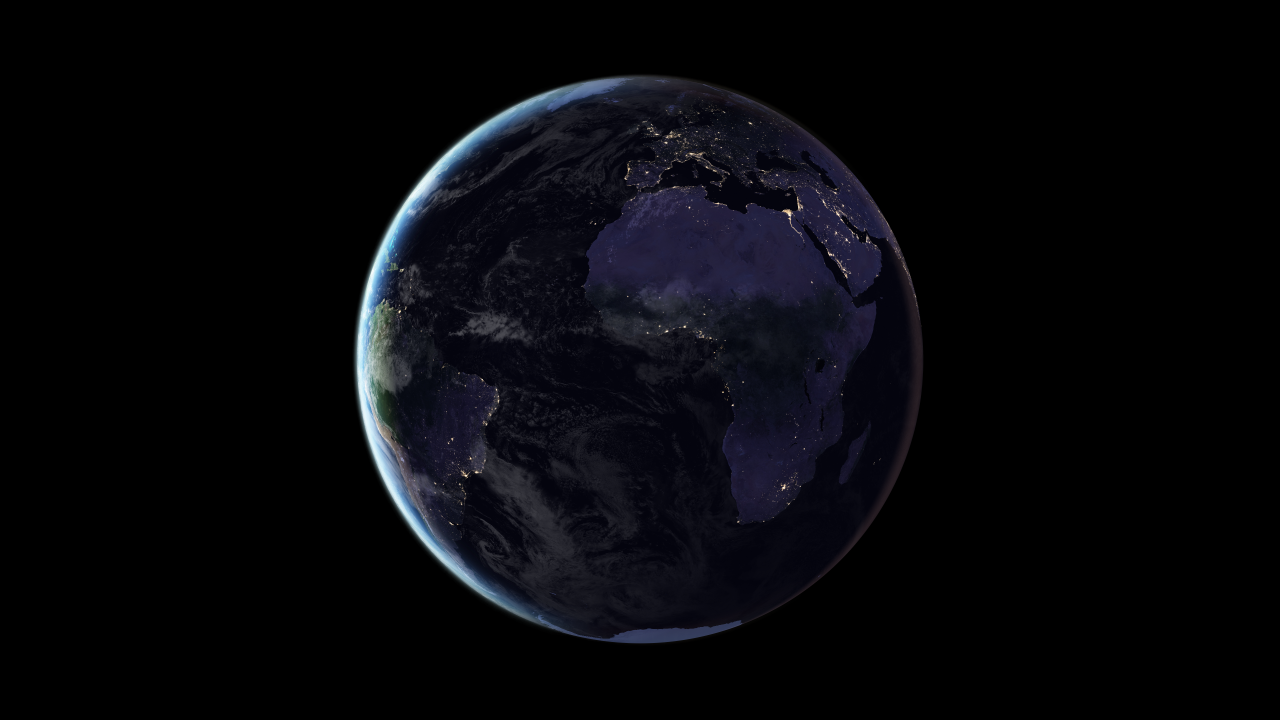
#> input picture test_images/BlackMarble2016_00066.png, 3840 x 2160 px, found by its file name (shown at 1/3 size); its folder holds 4 pictures in this run
$ python image_filtering.py
#> lines starting #> are read from the running program, lines starting #| are printed output that depends on the picture
import cv2
import numpy as np
import matplotlib.pyplot as plt
import os


def load_images_from_folder(folder_path):
    """
    Load all images from a specified folder into a list.

    Args:
        folder_path (str): Path to the folder containing images.

    Returns:
        images (list): List of loaded images as NumPy arrays.
    """
#> called with folder_path = 'test_images'
    images = []
    valid_extensions = ('.jpg', '.jpeg', '.png', '.bmp', '.tiff')  # Supported image formats

    for file_name in os.listdir(folder_path):
        if file_name.lower().endswith(valid_extensions):  # Check for valid image extensions
            file_path = os.path.join(folder_path, file_name)
            image = cv2.imread(file_path)  # Read the image using OpenCV
#> image is the input picture: shape (2160, 3840, 3); mean B, G, R 11.1, 7.4, 7.1
            if image is not None:
                images.append(image)

    return images

# Example usage
folder_path = "test_images"  # Replace with your folder path
image_list = load_images_from_folder(folder_path)

# Print the number of loaded images
print(f"Loaded {len(image_list)} images from the folder.")


# Function to perform channel mixing
def channel_mix(image):
    original = image
    flat_mono_mix = cv2.cvtColor(image, cv2.COLOR_BGR2GRAY)  # R+G+B as grayscale
    red_channel = image[:, :, 2]
    two_r_minus_b = 2 * image[:, :, 2] - image[:, :, 0]  # 2*R - B
    r_plus_g_minus_b = image[:, :, 2] + image[:, :, 1] - image[:, :, 0]  # R + G - B

    return original, flat_mono_mix, red_channel, two_r_minus_b, r_plus_g_minus_b

# Process each image
results = []
for image in image_list:
    results.append(channel_mix(image))
#> this loop made 4 passes
#> pass 1, in channel_mix, `flat_mono_mix = cv2.cvtColor(image, cv2.COLOR_BGR2GRAY)`:
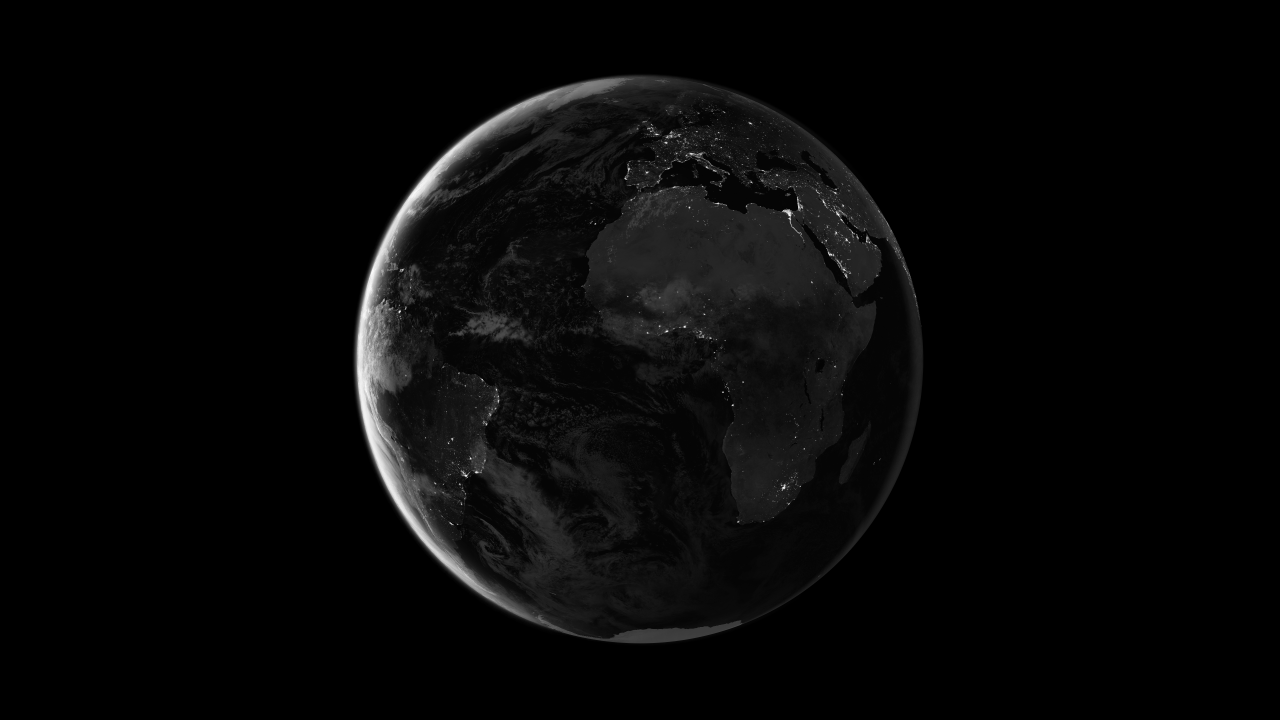
#> flat_mono_mix: shape (2160, 3840) (shown at 1/3 size); min 0, max 255, mean 7.7
#> pass 1, in channel_mix, `two_r_minus_b = 2 * image[:, :, 2] - image[:, :, 0]`:
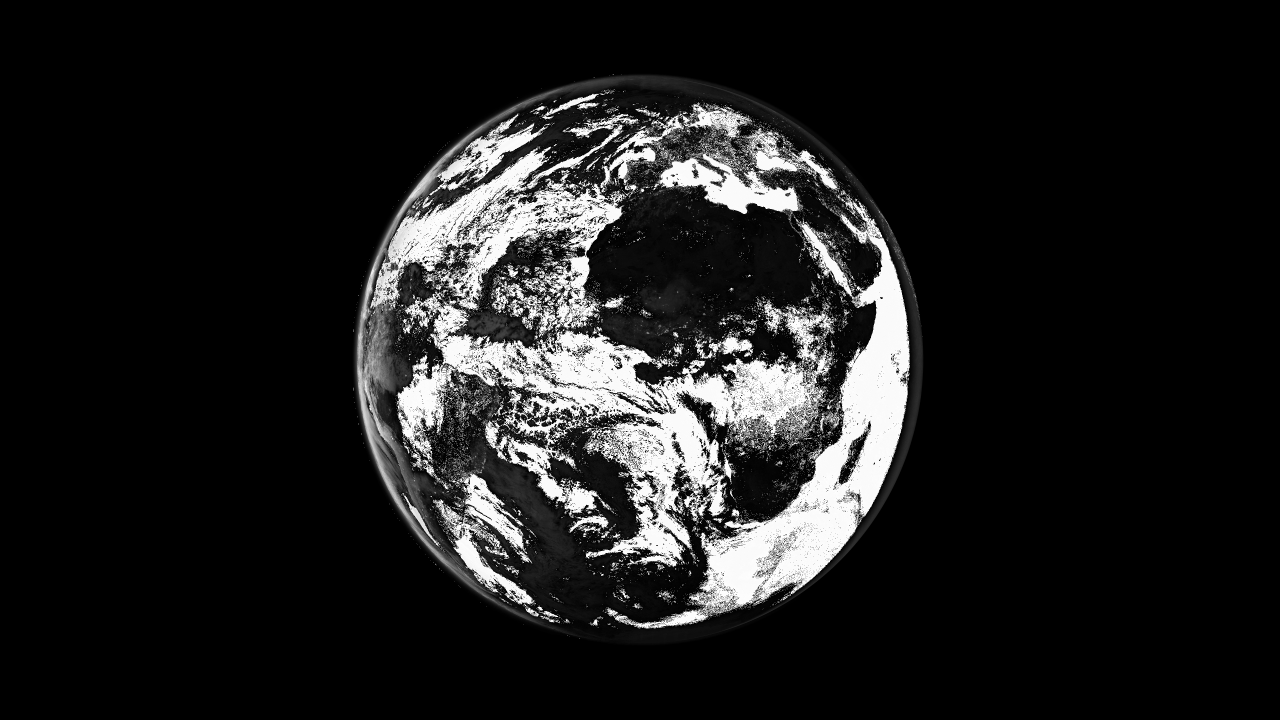
#> two_r_minus_b: shape (2160, 3840) (shown at 1/3 size); min 0, max 255, mean 30.2
#> pass 1, in channel_mix, `r_plus_g_minus_b = image[:, :, 2] + image[:, :, 1] - image[:, :, 0]`:
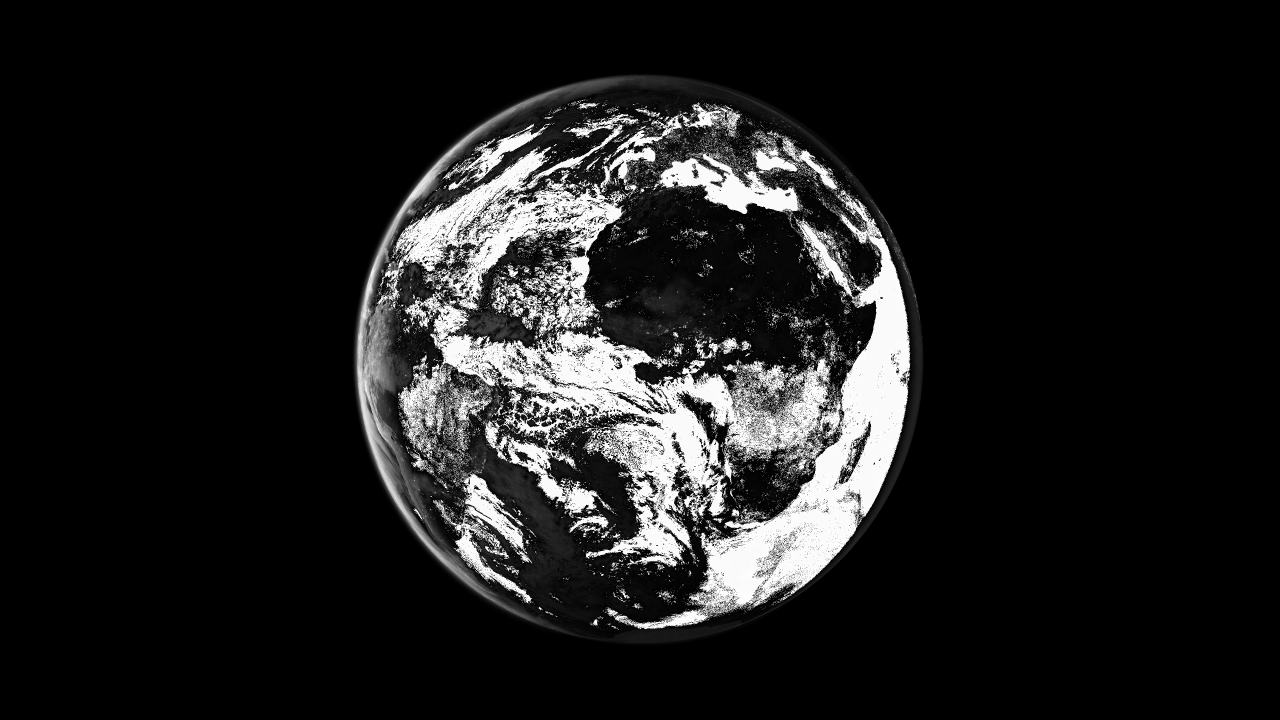
#> r_plus_g_minus_b: shape (2160, 3840) (shown at 1/3 size); min 0, max 255, mean 29.5

# Display the results using matplotlib
fig, axes = plt.subplots(len(results), 5, figsize=(15, 10))

for i, (original, flat_mono_mix, red_channel, two_r_minus_b, r_plus_g_minus_b) in enumerate(results):
    axes[i, 0].imshow(cv2.cvtColor(original, cv2.COLOR_BGR2RGB))
    axes[i, 0].set_title("Original")
    axes[i, 0].axis("off")

    axes[i, 1].imshow(flat_mono_mix, cmap="gray")
    axes[i, 1].set_title("Flat Mono Mix")
    axes[i, 1].axis("off")

    axes[i, 2].imshow(red_channel, cmap="Reds")
    axes[i, 2].set_title("Red Channel")
    axes[i, 2].axis("off")

    axes[i, 3].imshow(two_r_minus_b, cmap="gray")
    axes[i, 3].set_title("2*R - B")
    axes[i, 3].axis("off")

    axes[i, 4].imshow(r_plus_g_minus_b, cmap="gray")
    axes[i, 4].set_title("R + G - B")
    axes[i, 4].axis("off")

plt.tight_layout()
plt.show()
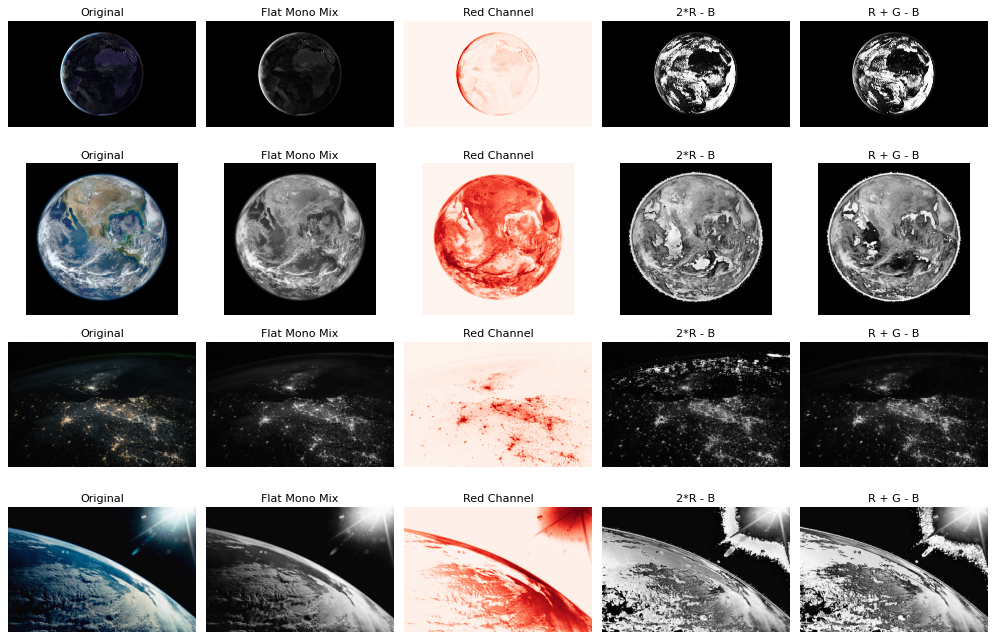
#> figure drawn by matplotlib, 20 panels
